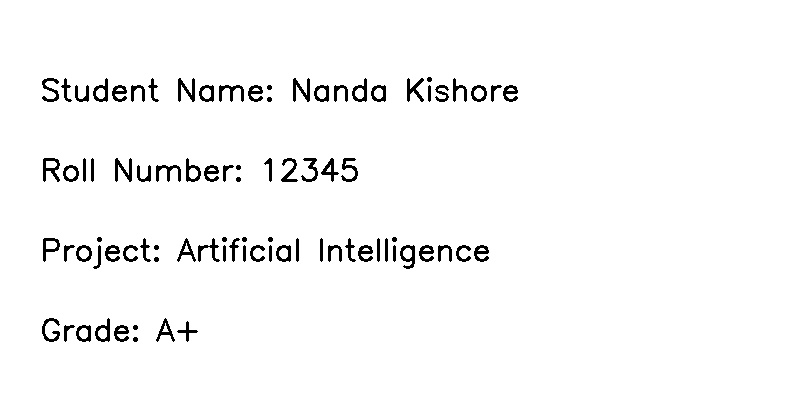
#> input picture input/sample.jpg, 800 x 400 px; its folder holds only this picture in this run
$ python -i preprocessing.py   (imports and definitions only)
#> lines starting #> are read from the running program, lines starting #| are printed output that depends on the picture; after the words box and inside, x2 and y2 are one past the last pixel; in counts of white or black regions, pixels touching at a corner belong together
#> further down, picture is the input picture: shape (400, 800, 3); min 0, max 255, mean 247.5
"""
OCR preprocessing pipeline.

Pipeline:
    RAW IMAGE → GRAYSCALE → GAUSSIAN BLUR → DESKEW → ADAPTIVE THRESHOLD
"""

import cv2
import numpy as np


def convert_to_grayscale(image: np.ndarray) -> np.ndarray:
    """
    Convert a BGR image to grayscale.

    Args:
        image: BGR image array.

    Returns:
        Single-channel grayscale image.
    """
    if image.ndim == 2:
        return image  # already grayscale
    return cv2.cvtColor(image, cv2.COLOR_BGR2GRAY)


def apply_gaussian_blur(image: np.ndarray, kernel_size: int = 3) -> np.ndarray:
    """
    Apply Gaussian blur to reduce noise before OCR.

    Args:
        image: Grayscale image array.
        kernel_size: Odd integer kernel size (default 3).

    Returns:
        Blurred grayscale image.
    """
#> called with kernel_size = 3
    if kernel_size % 2 == 0:
        kernel_size += 1  # ensure odd
    return cv2.GaussianBlur(image, (kernel_size, kernel_size), 0)


def deskew(image: np.ndarray) -> np.ndarray:
    """
    Detect dominant text orientation and rotate the image to align text horizontally.

    Uses the minimum-area bounding rectangle of all foreground pixels to
    estimate the skew angle, then applies an affine rotation to correct it.

    Args:
        image: Grayscale image array.

    Returns:
        Deskewed grayscale image (unchanged if skew is negligible).
    """
    # Threshold to isolate foreground pixels
    _, binary = cv2.threshold(image, 0, 255, cv2.THRESH_BINARY_INV + cv2.THRESH_OTSU)
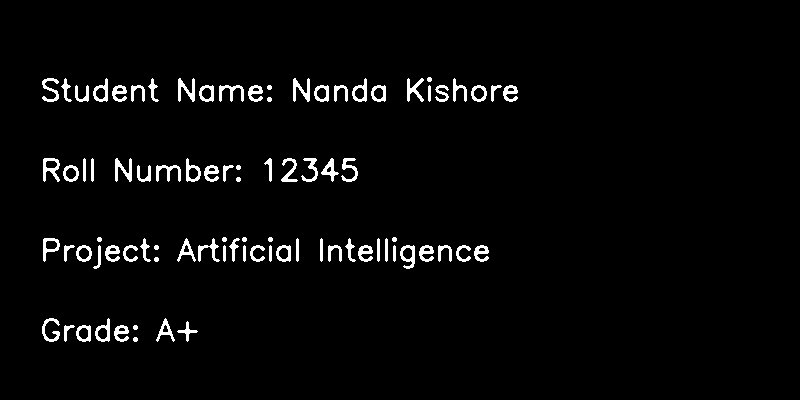
#> binary: shape (400, 800); 3% white; 87 white regions, largest, box (x1, y1, x2, y2) and area: (43, 158, 60, 182) 206, (178, 78, 195, 102) 202, (293, 78, 310, 102) 202

    coords = np.column_stack(np.where(binary > 0))
#> coords = 9541 pairs, first value 77 to 341, second value 42 to 517
    if coords.shape[0] < 10:
        # Not enough foreground pixels — return unchanged
        return image

    rect = cv2.minAreaRect(coords)
#> rect = ((209.1, 279.5), (475.6, 263.4), -89.85)
    angle = rect[-1]  # angle in [-90, 0)
#> angle = -89.85

    # Convert to a rotation angle in (-45, 45]
    if angle < -45:
        angle = 90 + angle
#> angle = 0.15

    # Skip rotation if angle is negligible (< 0.5 degrees)
    if abs(angle) < 0.5:
        return image

    h, w = image.shape[:2]
    center = (w // 2, h // 2)
    rotation_matrix = cv2.getRotationMatrix2D(center, angle, 1.0)
    deskewed = cv2.warpAffine(
        image,
        rotation_matrix,
        (w, h),
        flags=cv2.INTER_CUBIC,
        borderMode=cv2.BORDER_REPLICATE,
    )
    return deskewed


def apply_adaptive_threshold(image: np.ndarray) -> np.ndarray:
    """
    Apply adaptive thresholding to produce a binary image for OCR.

    Adaptive thresholding handles uneven illumination better than a global
    threshold, forcing the image toward black-and-white to improve character
    contrast.

    Args:
        image: Grayscale image array.

    Returns:
        Binary (black-and-white) image.
    """
    return cv2.adaptiveThreshold(
        image,
        255,
        cv2.ADAPTIVE_THRESH_GAUSSIAN_C,
        cv2.THRESH_BINARY,
        blockSize=11,
        C=2,
    )
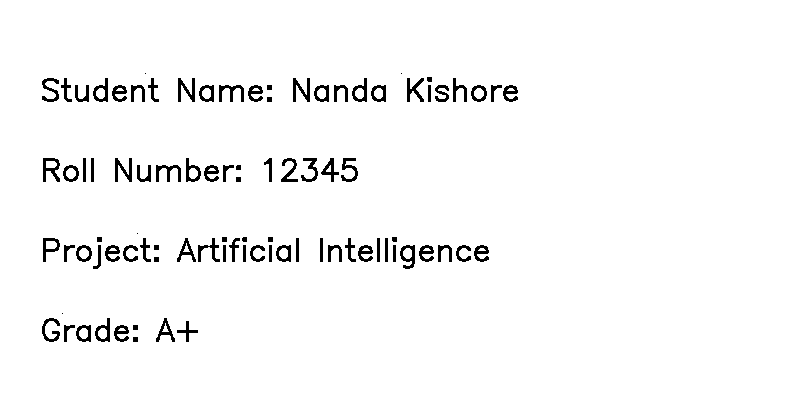
#> returned value: shape (400, 800); 96.9% white; 91 black regions (4 under 20 px), largest, box (x1, y1, x2, y2) and area: (43, 158, 60, 182) 207, (178, 78, 195, 102) 202, (293, 78, 310, 102) 202


def run_preprocessing_pipeline(
    image: np.ndarray, output_dir: str = "output"
) -> np.ndarray:
    """
    Execute the full OCR preprocessing pipeline and save intermediate images.

    Steps:
        1. Grayscale
        2. Gaussian Blur
        3. Deskew
        4. Adaptive Threshold

    Args:
        image: Original BGR image.
        output_dir: Directory to save intermediate images.

    Returns:
        Final preprocessed (thresholded) image ready for OCR.
    """
    import os

    os.makedirs(output_dir, exist_ok=True)

    # Step 1 — Grayscale
    gray = convert_to_grayscale(image)
    cv2.imwrite(os.path.join(output_dir, "grayscale.jpg"), gray)
    print("  [1/4] Grayscale ................. SUCCESS")

    # Step 2 — Gaussian Blur
    blurred = apply_gaussian_blur(gray)
    cv2.imwrite(os.path.join(output_dir, "blurred.jpg"), blurred)
    print("  [2/4] Gaussian Blur ............. SUCCESS")

    # Step 3 — Deskew
    deskewed = deskew(blurred)
    cv2.imwrite(os.path.join(output_dir, "deskewed.jpg"), deskewed)
    print("  [3/4] Deskew .................... SUCCESS")

    # Step 4 — Adaptive Threshold
    thresholded = apply_adaptive_threshold(deskewed)
    cv2.imwrite(os.path.join(output_dir, "thresholded.jpg"), thresholded)
    print("  [4/4] Thresholding .............. SUCCESS")

    return thresholded

>>> import cv2
>>> picture = cv2.imread('../input/sample.jpg')
>>> result = run_preprocessing_pipeline(picture)
